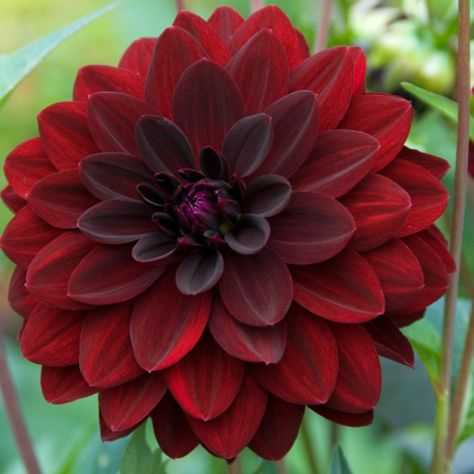
#> input picture dalhia.jpg, 474 x 474 px
$ python other_methods.py
#> lines starting #> are read from the running program, lines starting #| are printed output that depends on the picture; after the words box and inside, x2 and y2 are one past the last pixel; in counts of white or black regions, pixels touching at a corner belong together
#%% imports
import numpy as np
import matplotlib.pyplot as plt
from skimage import io as skio
from sklearn.cluster import KMeans
from sklearn.utils import shuffle

#%% Simple median-cut method

k = 4 # the parameter of the median-cut method : there are 2^k colors on the palette
K = 2**k # the number of colors in the palette, ie the parameter of the K-mean method
im=skio.imread('dalhia.jpg') #une image au choix
#> im is the input picture: shape (474, 474, 3); mean R, G, B 101.3, 63.8, 53.8

def final_image(im, im_simple):
    r_average = np.mean(im_simple[:,0])
    g_average = np.mean(im_simple[:,1])
    b_average = np.mean(im_simple[:,2])

    for pixel in im_simple:
        im[pixel[3],pixel[4]] = [r_average, g_average, b_average]

def split_image(im, im_temp, k):

    if len(im_temp) == 0:
        return

    if k == 0: # at the end, we fill the image with the right colors
        final_image(im, im_temp)
        return

    #choice of the channel
    red = im_temp[:,0]
    green = im_temp[:,1]
    blue = im_temp[:,2]

    range_red = red.max() - red.min()
    range_green = green.max() - green.min()
    range_blue = blue.max() - blue.min()
    channel = 0
    if range_green > range_blue and range_green > range_red:
        channel = 1
    if range_blue > range_green and range_blue > range_red:
        channel = 2

    im_temp = im_temp[im_temp[:,channel].argsort()] # sort according to the appropraite channel
    median = int((len(im_temp)+1)/2) # divide the list into two parts
    split_image(im, im_temp[0:median], k-1)
    split_image(im, im_temp[median:], k-1)


def median_cut(im, k):
    # create a picture where pixel also contain the information of their index
#> called with k = 4
    im2 = []
    for i in range(len(im)):
        for j in range(len(im[0])):
            pixel = im[i,j]
            im2.append([pixel[0], pixel[1], pixel[2], i, j])
#> after the loop, im2 = 224676 items
    im2 = np.array(im2)
    split_image(im,im2,k)
#> in split_image, `range_red = red.max() - red.min()`: range_red = 247
#> in split_image, `range_green = green.max() - green.min()`: range_green = 255
#> in split_image, `range_blue = blue.max() - blue.min()`: range_blue = 240
#> in split_image, `median = int((len(im_temp)+1)/2)`: median = 112338
#> in final_image, `r_average = np.mean(im_simple[:,0])`: r_average = 25.09
#> in final_image, `g_average = np.mean(im_simple[:,1])`: g_average = 7.4
#> in final_image, `b_average = np.mean(im_simple[:,2])`: b_average = 9.61
#> the loop in final_image, `for pixel in im_simple:` made 14043 passes
#> pixel on passes 1 to 3: [0, 2, 0, 250, 204], [0, 2, 3, 224, 172], [0, 2, 1, 224, 173]
#> after the loop in final_image, `for pixel in im_simple:`: im: shape (474, 474, 3); 6.25% of pixels changed, all inside (x1, y1, x2, y2) = (66, 91, 423, 462)
#> the loop in final_image (call 2), `for pixel in im_simple:` made 14042 passes
#> pixel on passes 1 to 3: [38, 18, 27, 221, 208], [38, 8, 6, 416, 364], [38, 6, 11, 224, 154]
#> after the loop in final_image (call 2), `for pixel in im_simple:`: im: shape (474, 474, 3); mean R, G, B 101.3, 63.7, 53.7
#> after the loop in final_image (call 3), `for pixel in im_simple:`: im: shape (474, 474, 3); mean R, G, B 101.2, 63.7, 53.7
#> after the loop in final_image (call 4), `for pixel in im_simple:`: im: shape (474, 474, 3); mean R, G, B 101.2, 63.6, 53.7
#> after the loop in final_image (call 5), `for pixel in im_simple:`: im: shape (474, 474, 3); mean R, G, B 101.2, 63.6, 53.6
#> after the loop in final_image (call 6), `for pixel in im_simple:`: im: shape (474, 474, 3); mean R, G, B 101.1, 63.6, 53.6
#> after the loop in final_image (call 7), `for pixel in im_simple:`: im: shape (474, 474, 3); mean R, G, B 101.1, 63.5, 53.5
#> after the loop in final_image (call 8), `for pixel in im_simple:`: im: shape (474, 474, 3); mean R, G, B 101.1, 63.5, 53.5
#> after the loop in final_image (call 9), `for pixel in im_simple:`: im: shape (474, 474, 3); mean R, G, B 101, 63.5, 53.5
#> in final_image (call 10), `r_average = np.mean(im_simple[:,0])`: r_average = 77.51
#> in final_image (call 10), `g_average = np.mean(im_simple[:,1])`: g_average = 94.19
#> in final_image (call 10), `b_average = np.mean(im_simple[:,2])`: b_average = 53.28
#> the loop in final_image (call 10), `for pixel in im_simple:` made 14042 passes
#> pixel on passes 1 to 3: [94, 47, 57, 344, 278], [60, 47, 57, 273, 209], [56, 47, 52, 199, 276]
#> after the loop in final_image (call 10), `for pixel in im_simple:`:
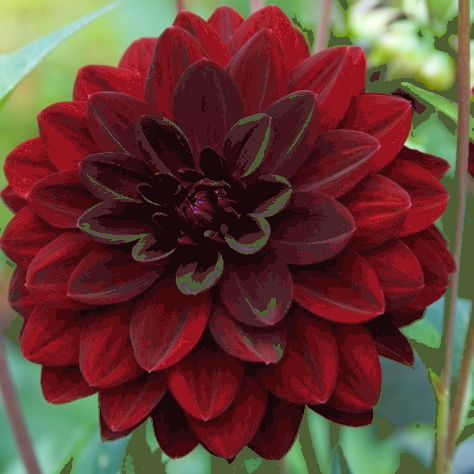
#> im: shape (474, 474, 3); mean R, G, B 101, 63.5, 53.5
#> in final_image (call 11), `r_average = np.mean(im_simple[:,0])`: r_average = 136.4
#> in final_image (call 11), `g_average = np.mean(im_simple[:,1])`: g_average = 31.9
#> in final_image (call 11), `b_average = np.mean(im_simple[:,2])`: b_average = 41.84
#> the loop in final_image (call 11), `for pixel in im_simple:` made 14042 passes
#> pixel on passes 1 to 3: [118, 27, 36, 47, 186], [104, 27, 35, 291, 75], [104, 27, 33, 330, 82]
#> after the loop in final_image (call 11), `for pixel in im_simple:`:
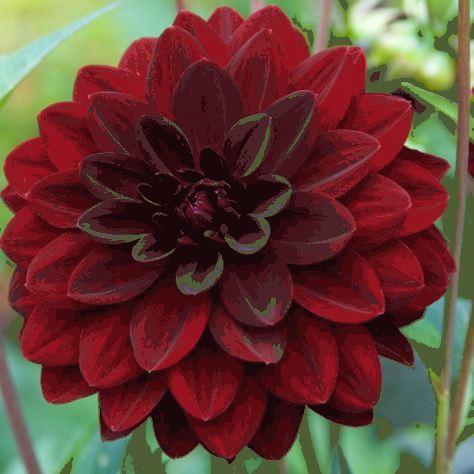
#> im: shape (474, 474, 3); 6.25% of pixels changed, all inside (x1, y1, x2, y2) = (1, 8, 474, 458)
#> in final_image (call 12), `r_average = np.mean(im_simple[:,0])`: r_average = 130.6
#> in final_image (call 12), `g_average = np.mean(im_simple[:,1])`: g_average = 86.04
#> in final_image (call 12), `b_average = np.mean(im_simple[:,2])`: b_average = 59.45
#> the loop in final_image (call 12), `for pixel in im_simple:` made 14042 passes
#> pixel on passes 1 to 3: [156, 39, 48, 53, 344], [186, 39, 47, 216, 377], [146, 39, 47, 262, 40]
#> after the loop in final_image (call 12), `for pixel in im_simple:`:
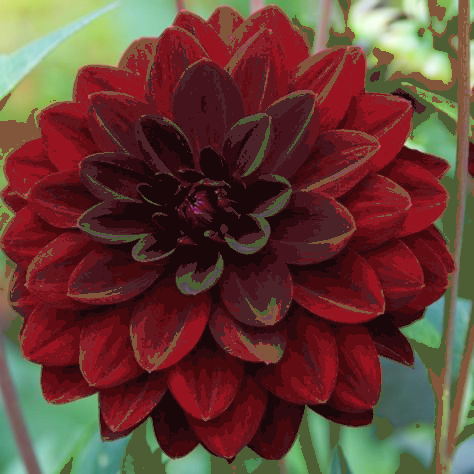
#> im: shape (474, 474, 3); 6.25% of pixels changed, all inside (x1, y1, x2, y2) = (0, 0, 474, 474)
#> in final_image (call 13), `r_average = np.mean(im_simple[:,0])`: r_average = 84.58
#> in final_image (call 13), `g_average = np.mean(im_simple[:,1])`: g_average = 131
#> in final_image (call 13), `b_average = np.mean(im_simple[:,2])`: b_average = 104.5
#> the loop in final_image (call 13), `for pixel in im_simple:` made 14043 passes
#> pixel on passes 1 to 3: [45, 92, 76, 465, 341], [46, 93, 77, 466, 341], [48, 97, 76, 464, 345]
#> after the loop in final_image (call 13), `for pixel in im_simple:`:
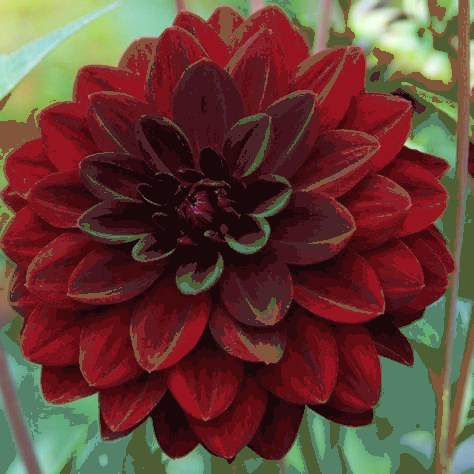
#> im: shape (474, 474, 3); 6.25% of pixels changed, all inside (x1, y1, x2, y2) = (0, 0, 474, 474)
#> in final_image (call 14), `r_average = np.mean(im_simple[:,0])`: r_average = 128.5
#> in final_image (call 14), `g_average = np.mean(im_simple[:,1])`: g_average = 128.2
#> in final_image (call 14), `b_average = np.mean(im_simple[:,2])`: b_average = 104.9
#> the loop in final_image (call 14), `for pixel in im_simple:` made 14042 passes
#> pixel on passes 1 to 3: [102, 164, 139, 376, 24], [102, 164, 91, 7, 244], [102, 164, 139, 375, 24]
#> after the loop in final_image (call 14), `for pixel in im_simple:`:
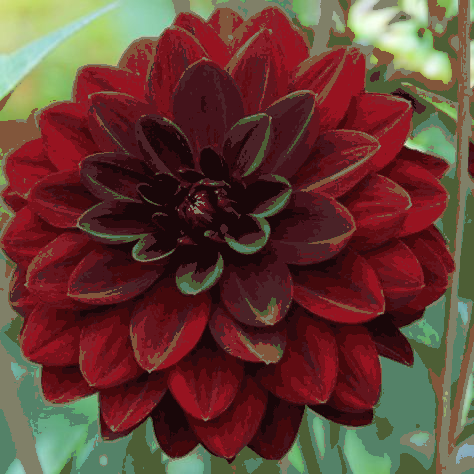
#> im: shape (474, 474, 3); 6.25% of pixels changed, all inside (x1, y1, x2, y2) = (0, 0, 474, 474)
#> in final_image (call 15), `r_average = np.mean(im_simple[:,0])`: r_average = 126.8
#> in final_image (call 15), `g_average = np.mean(im_simple[:,1])`: g_average = 183.2
#> in final_image (call 15), `b_average = np.mean(im_simple[:,2])`: b_average = 130.9
#> the loop in final_image (call 15), `for pixel in im_simple:` made 14042 passes
#> pixel on passes 1 to 3: [75, 171, 84, 4, 282], [76, 170, 84, 4, 281], [77, 169, 84, 5, 282]
#> after the loop in final_image (call 15), `for pixel in im_simple:`:
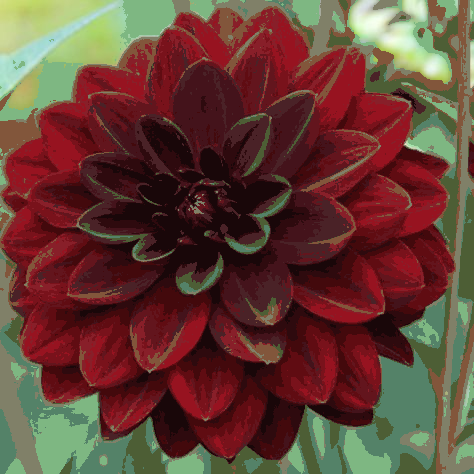
#> im: shape (474, 474, 3); 6.25% of pixels changed, all inside (x1, y1, x2, y2) = (0, 0, 474, 474)
#> in final_image (call 16), `r_average = np.mean(im_simple[:,0])`: r_average = 185
#> in final_image (call 16), `g_average = np.mean(im_simple[:,1])`: g_average = 212.2
#> in final_image (call 16), `b_average = np.mean(im_simple[:,2])`: b_average = 153.6
#> the loop in final_image (call 16), `for pixel in im_simple:` made 14042 passes
#> pixel on passes 1 to 3: [159, 203, 80, 33, 354], [159, 196, 145, 1, 470], [159, 208, 152, 39, 125]
#> after the loop in final_image (call 16), `for pixel in im_simple:`:
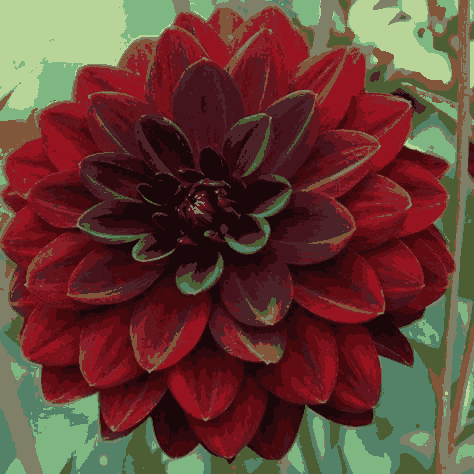
#> im: shape (474, 474, 3); 6.25% of pixels changed, all inside (x1, y1, x2, y2) = (0, 0, 474, 409)


#%% K-means method

def recreate_image(codebook, labels, w, h):
        """Recreate the (compressed) image from the code book & labels"""
        d = codebook.shape[1]
        image = np.zeros((w, h, d))
        label_idx = 0
        for i in range(w):
            for j in range(h):
                image[i][j] = codebook[labels[label_idx]]
                label_idx += 1
        return image

def K_means(im, k): # k is nb_colors
    # Convert to floats instead of the default 8 bits integer coding. Dividing by
    # 255 is important so that plt.imshow behaves works well on float data (need to
    # be in the range [0-1])
#> called with k = 16
    ima = np.array(im, dtype=np.float64) / 255

    # Load Image and transform to a 2D numpy array.
    w, h, d = tuple(ima.shape)
#> w = 474; h = 474; d = 3
    assert d == 3
    image_array = np.reshape(ima, (w * h, d))

    image_array_sample = shuffle(image_array, random_state=0)[:1000]
#> image_array_sample = 1000 rows, first 8: [0.329, 0.51, 0.408], [0.29, 0.133, 0.153], [0.098, 0.0275, 0.0353], [0.098, 0.0275, 0.0353], [0.29, 0.133, 0.153], [0.494, 0.718, 0.51], [0.51, 0.337, 0.231], [0.376, 0.0471, 0.0706]
    kmeans = KMeans(n_clusters=k, random_state=0).fit(image_array_sample)

    # Get labels for all points
    labels = kmeans.predict(image_array)

    return recreate_image(kmeans.cluster_centers_, labels, w, h)
#> after the loop in recreate_image, `for i in range(w):`: label_idx = 224676

#%% Tests

median_cut(im,k)
plt.imshow(im)
plt.title(label = "k = " + str(k) +", nb colors = " + str(2**k))
plt.imshow(K_means(im,K))
plt.title(label = "nb colors = " + str(2**k))

$ run again, with carottes.jpg copied over dalhia.jpg
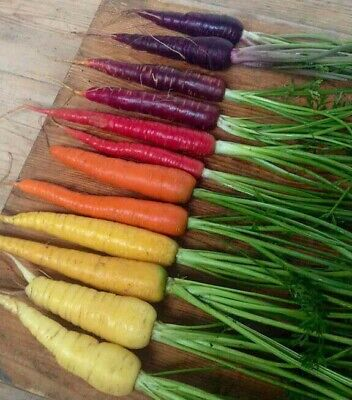
#> input picture carottes.jpg, 352 x 400 px
#> im is the input picture: shape (400, 352, 3); mean R, G, B 121.1, 105.1, 68.4
#> after the loop in median_cut, `for i in range(len(im)):`: im2 = 140800 items
#> range_red = 255
#> range_green = 243
#> range_blue = 223
#> median = 70400
#> r_average = 12.76
#> g_average = 36.08
#> b_average = 1.08
#> the loop in final_image, `for pixel in im_simple:` made 8800 passes
#> pixel on passes 1 to 3: [0, 29, 0, 148, 348], [0, 29, 0, 350, 314], [0, 29, 0, 353, 335]
#> the loop in final_image (call 2), `for pixel in im_simple:` made 8800 passes
#> pixel on passes 1 to 3: [21, 24, 5, 380, 217], [35, 41, 5, 372, 191], [23, 44, 5, 316, 278]
#> r_average = 173
#> g_average = 167.6
#> b_average = 148.7
#> the loop in final_image (call 15), `for pixel in im_simple:` made 8800 passes
#> pixel on passes 1 to 3: [124, 161, 127, 120, 225], [125, 157, 133, 46, 338], [125, 153, 130, 50, 328]
#> after the loop in final_image (call 15), `for pixel in im_simple:`:
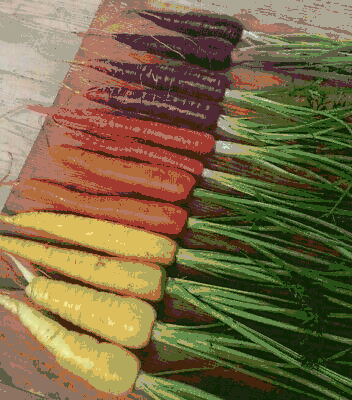
#> im: shape (400, 352, 3); mean R, G, B 120.6, 104.6, 68
#> r_average = 204.2
#> g_average = 192.1
#> b_average = 164.7
#> the loop in final_image (call 16), `for pixel in im_simple:` made 8800 passes
#> pixel on passes 1 to 3: [190, 180, 168, 43, 24], [190, 176, 165, 44, 47], [190, 174, 159, 127, 37]
#> after the loop in final_image (call 16), `for pixel in im_simple:`:
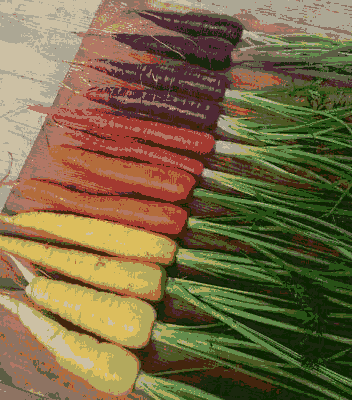
#> im: shape (400, 352, 3); 6.25% of pixels changed, all inside (x1, y1, x2, y2) = (0, 0, 289, 378)
#> image_array_sample = 1000 rows, first 8: [0.102, 0.153, 0.0549], [0.157, 0.314, 0.0863], [0.0471, 0.141, 0.00392], [0.639, 0.227, 0.188], [0.639, 0.227, 0.188], [0.102, 0.153, 0.0549], [0.863, 0.745, 0.365], [0.675, 0.655, 0.58]
#> after the loop in recreate_image, `for i in range(w):`: label_idx = 140800

$ run again, with cat.jpg copied over dalhia.jpg
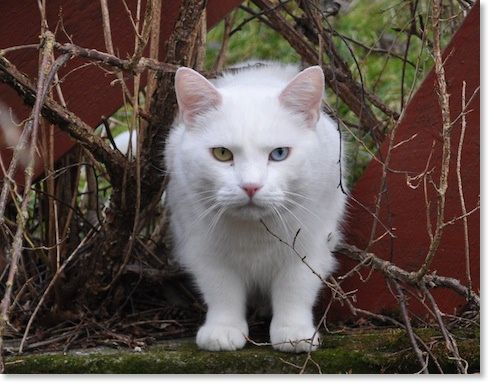
#> input picture cat.jpg, 488 x 382 px
#> im is the input picture: shape (382, 488, 3); mean R, G, B 95.5, 82.4, 76.1
#> after the loop in median_cut, `for i in range(len(im)):`: im2 = 186416 items
#> range_red = 255
#> median = 93208
#> r_average = 16.5
#> g_average = 12.06
#> b_average = 9.48
#> the loop in final_image, `for pixel in im_simple:` made 11651 passes
#> pixel on passes 1 to 3: [0, 1, 2, 140, 112], [0, 1, 0, 143, 112], [0, 0, 2, 320, 270]
#> the loop in final_image (call 2), `for pixel in im_simple:` made 11651 passes
#> pixel on passes 1 to 3: [24, 13, 11, 63, 113], [24, 13, 11, 169, 121], [24, 4, 0, 123, 52]
#> r_average = 190.9
#> g_average = 187
#> b_average = 192.5
#> the loop in final_image (call 15), `for pixel in im_simple:` made 11651 passes
#> pixel on passes 1 to 3: [180, 131, 126, 136, 414], [181, 142, 127, 112, 448], [182, 133, 128, 135, 414]
#> after the loop in final_image (call 15), `for pixel in im_simple:`:
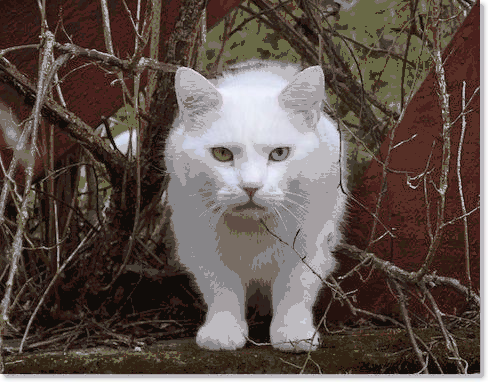
#> im: shape (382, 488, 3); mean R, G, B 95, 82, 75.6
#> image_array_sample = 1000 rows, first 8: [0.337, 0.184, 0.149], [0.412, 0.412, 0.275], [0.647, 0.624, 0.635], [0.376, 0.306, 0.275], [0.196, 0.098, 0.0784], [0.271, 0.239, 0.204], [0.647, 0.624, 0.635], [0.337, 0.184, 0.149]
#> after the loop in recreate_image, `for i in range(w):`: label_idx = 186416
#> `plt.title(label = "nb colors = " + str(2**k))`:
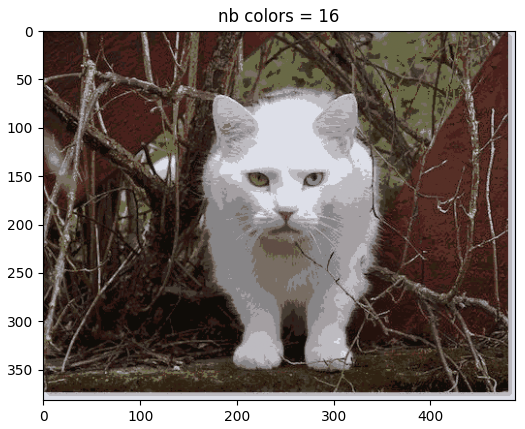
#> figure drawn by matplotlib, 1 panel
